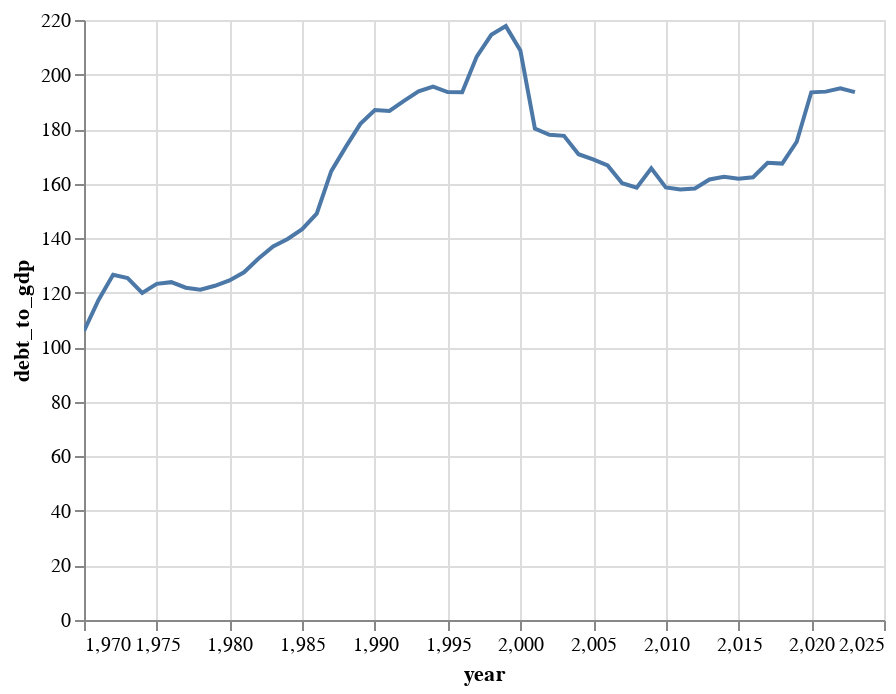

The cell this chart's notebook holds for it:
### Code cell
credit_g_chart = (
    (credit_g_out.plot.line(
        x="year", 
        y=alt.Y("debt_to_gdp", scale=alt.Scale(zero=True))
                      )
    )
        .properties(width=400)
        .configure_scale(zero=False)
)

credit_g_chart

### Figure 1 — Vega-Lite specification as saved in the notebook (floating-point values rounded to 4 significant figures)
{"config": {"view": {"continuousWidth": 300, "continuousHeight": 300}, "scale": {"zero": false}}, "data": {"name": "data-b1f3795a62c9539a34a125bf5a484531"}, "mark": {"type": "line", "tooltip": true}, "encoding": {"x": {"field": "year", "type": "quantitative"}, "y": {"field": "debt_to_gdp", "scale": {"zero": true}, "type": "quantitative"}}, "params": [{"name": "param_2", "select": {"type": "interval", "encodings": ["x", "y"]}, "bind": "scales"}], "width": 400, "$schema": "https://vega.github.io/schema/vega-lite/v5.20.1.json", "datasets": {"data-b1f3795a62c9539a34a125bf5a484531": [{"year": 1970, "debt_to_gdp": 106.0}, {"year": 1971, "debt_to_gdp": 117.3}, {"year": 1972, "debt_to_gdp": 126.6}, {"year": 1973, "debt_to_gdp": 125.4}, {"year": 1974, "debt_to_gdp": 120.0}, {"year": 1975, "debt_to_gdp": 123.2}, {"year": 1976, "debt_to_gdp": 123.9}, {"year": 1977, "debt_to_gdp": 121.8}, {"year": 1978, "debt_to_gdp": 121.1}, {"year": 1979, "debt_to_gdp": 122.5}, {"year": 1980, "debt_to_gdp": 124.5}, {"year": 1981, "debt_to_gdp": 127.5}, {"year": 1982, "debt_to_gdp": 132.6}, {"year": 1983, "debt_to_gdp": 137.0}, {"year": 1984, "debt_to_gdp": 139.7}, {"year": 1985, "debt_to_gdp": 143.3}, {"year": 1986, "debt_to_gdp": 149.0}, {"year": 1987, "debt_to_gdp": 164.6}, {"year": 1988, "debt_to_gdp": 173.5}, {"year": 1989, "debt_to_gdp": 181.9}, {"year": 1990, "debt_to_gdp": 187.0}, {"year": 1991, "debt_to_gdp": 186.7}, {"year": 1992, "debt_to_gdp": 190.4}, {"year": 1993, "debt_to_gdp": 193.8}, {"year": 1994, "debt_to_gdp": 195.6}, {"year": 1995, "debt_to_gdp": 193.6}, {"year": 1996, "debt_to_gdp": 193.5}, {"year": 1997, "debt_to_gdp": 206.6}, {"year": 1998, "debt_to_gdp": 214.6}, {"year": 1999, "debt_to_gdp": 217.8}, {"year": 2000, "debt_to_gdp": 208.8}, {"year": 2001, "debt_to_gdp": 180.2}, {"year": 2002, "debt_to_gdp": 177.9}, {"year": 2003, "debt_to_gdp": 177.5}, {"year": 2004, "debt_to_gdp": 170.8}, {"year": 2005, "debt_to_gdp": 168.9}, {"year": 2006, "debt_to_gdp": 166.6}, {"year": 2007, "debt_to_gdp": 160.2}, {"year": 2008, "debt_to_gdp": 158.5}, {"year": 2009, "debt_to_gdp": 165.6}, {"year": 2010, "debt_to_gdp": 158.6}, {"year": 2011, "debt_to_gdp": 157.8}, {"year": 2012, "debt_to_gdp": 158.2}, {"year": 2013, "debt_to_gdp": 161.5}, {"year": 2014, "debt_to_gdp": 162.5}, {"year": 2015, "debt_to_gdp": 161.8}, {"year": 2016, "debt_to_gdp": 162.4}, {"year": 2017, "debt_to_gdp": 167.6}, {"year": 2018, "debt_to_gdp": 167.3}, {"year": 2019, "debt_to_gdp": 175.4}, {"year": 2020, "debt_to_gdp": 193.5}, {"year": 2021, "debt_to_gdp": 193.7}, {"year": 2022, "debt_to_gdp": 194.9}, {"year": 2023, "debt_to_gdp": 193.5}]}}
